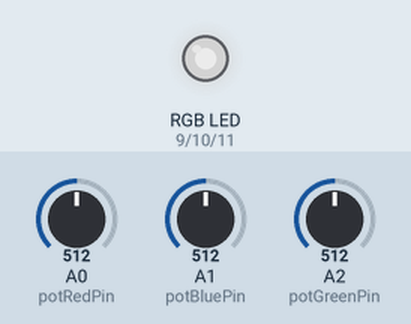
The sketch below on a simulated Arduino Uno, built with avr-gcc and run on an emulated ATmega328P. Parts: an RGB LED mixed from three pins (HIGH = lit). The inputs (shaded band) are chosen by the test bench; at power-on: A0 (potRedPin) = 512, A1 (potBluePin) = 512, A2 (potGreenPin) = 512. Dim RGB values are drawn brighter than linear.

Above: at 1.2 s.
1.3 s: A0 (potRedPin) set to 716
At 2.1 s:
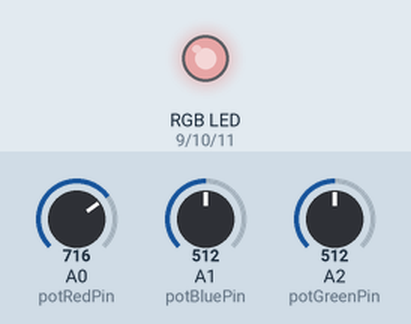
2.8 s: A1 (potBluePin) set to 716
At 3.2 s:
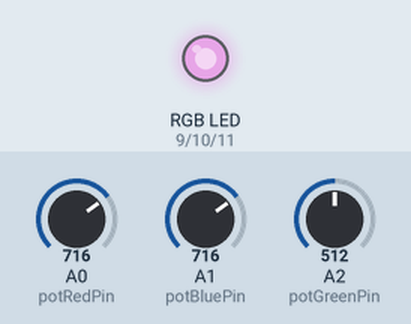
4.3 s: A2 (potGreenPin) set to 716
At 5.5 s:
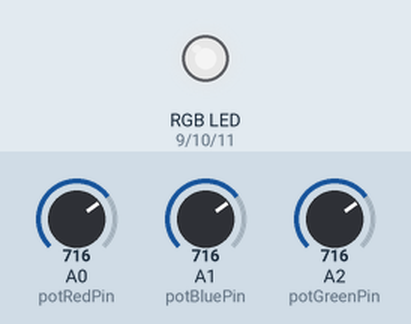
5.8 s: A0 (potRedPin) set to 900
At 6.7 s:
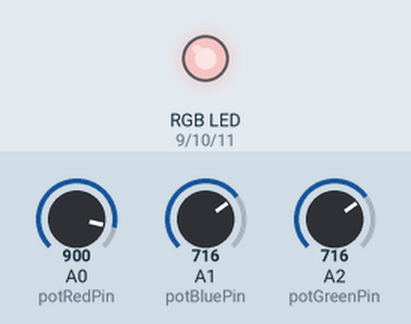
7.3 s: A1 (potBluePin) set to 900
At 7.9 s:
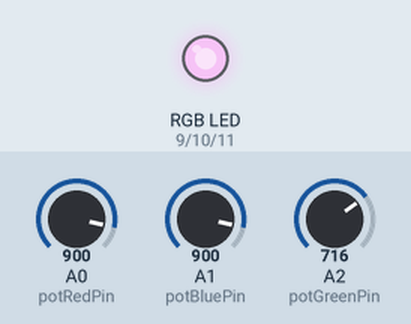
8.8 s: A2 (potGreenPin) set to 900
At 10.2 s:
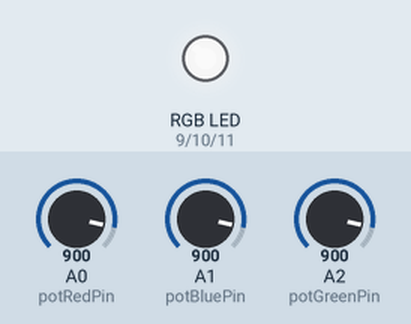
Timing chart, 0 to 11.3 s (numbered marks = the images above; inputs shaded):
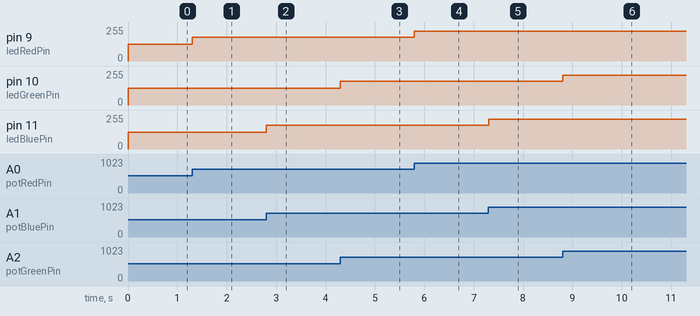

The sketch:

firstHomework.ino
```cpp
//pins of RGB led
const int ledRedPin = 9;
const int ledGreenPin = 10;
const int ledBluePin = 11;

const int potRedPin = A0;
const int potBluePin = A1;
const int potGreenPin = A2;

//maximum brightness and analog value
const int highBrightnessValue = 255;
const int highAnalogValue = 1023;

int signalRedValue;
int signalBlueValue;
int signalGreenValue;

int mappedLedRedValue;
int mappedLedBlueValue;
int mappedLedGreenValue;

void setup(){
  pinMode(potRedPin, INPUT);
  pinMode(potBluePin, INPUT);
  pinMode(potGreenPin, INPUT);

  pinMode(ledRedPin, OUTPUT);
  pinMode(ledBluePin, OUTPUT);
  pinMode(ledGreenPin, OUTPUT);
}

void loop(){

  //red potentiometer value
  signalRedValue = analogRead(potRedPin);
  //map the red led value
  mappedLedRedValue = map(signalRedValue, 0, highAnalogValue, 0, highBrightnessValue);

  //blue potentiometer value
  signalBlueValue = analogRead(potBluePin);
  //map the blue led value
  mappedLedBlueValue = map(signalBlueValue, 0, highAnalogValue, 0, highBrightnessValue);

  //green potentiometer value
  signalGreenValue = analogRead(potGreenPin);
  //map the green led value
  mappedLedGreenValue = map(signalGreenValue,0 , highAnalogValue, 0, highBrightnessValue);


  //set the colour based on mapped value
  analogWrite(ledRedPin, mappedLedRedValue);
  analogWrite(ledBluePin, mappedLedBlueValue);
  analogWrite(ledGreenPin, mappedLedGreenValue);
}
```

Measured:
- after the input at 1.3 s, pin 9 (ledRedPin): 127/255 → 178/255 at once
- after the input at 2.8 s, pin 11 (ledBluePin): 127/255 → 178/255 at once
- after the input at 4.3 s, pin 10 (ledGreenPin): 127/255 → 178/255 at once
- after the input at 5.8 s, pin 9 (ledRedPin): 178/255 → 224/255 at once
- after the input at 7.3 s, pin 11 (ledBluePin): 178/255 → 224/255 at once
- after the input at 8.8 s, pin 10 (ledGreenPin): 178/255 → 224/255 at once
